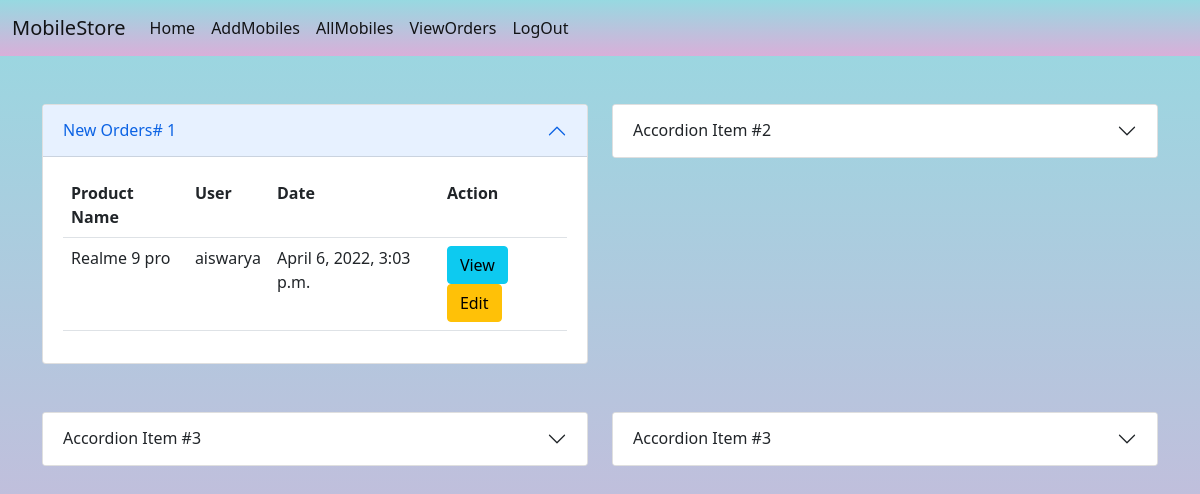
Page /owner/dashboard (signed in) on the committed database.
### customer/models.py (models this page shows)
class Orders(models.Model):
    product = models.ForeignKey(Mobiles, on_delete=models.CASCADE)
    user = models.ForeignKey(User, on_delete=models.CASCADE)
    address = models.CharField(max_length=120)
    qty = models.PositiveIntegerField(default=1)
    date = models.DateTimeField(auto_now_add=True, null=True)
    d_date = datetime.today()+timedelta(days=5)
    expected_delivery_date = models.DateField(default=d_date, null=True)
    options = (
        ("orderplaced", "orderplaced"),
        ("dispatched", "dispatched"),
        ("in_transmit", "in_transmit"),
        ("delivered", "delivered"),
        ("order_cancelled", "order_cancelled")
    )
    status = models.CharField(max_length=20, choices=options, default="orderplaced")

### owner/models.py (models this page shows, shortened)
class Mobiles(models.Model):
    mobile_name = models.CharField(max_length=120)
    price = models.PositiveIntegerField()
    image = models.ImageField(upload_to="images", null=True)
    RAM_ROM = models.CharField(max_length=120)
    processor = models.CharField(max_length=50)
    rear_camera = models.CharField(max_length=50)
    front_camera = models.CharField(max_length=50)
    battery = models.CharField(max_length=50, null=True)
    display = models.CharField(max_length=120)
    stock = models.PositiveIntegerField()

### owner/views.py (the view)
# urls.py: path("dashboard", views.DashBoardView.as_view(), name="dashboard"),
@method_decorator(admin_sign_in_required, name="dispatch")
class DashBoardView(TemplateView):
    template_name = "dashboard.html"
    def get(self, request, *args, **kwargs):
        new_orders = Orders.objects.filter(status="orderplaced")
        return render(request, self.template_name, {"new_orders": new_orders})

### owner/templates/dashboard.html (shortened to what this page needs)
{%extends 'base.html'%}
{%block body_block%}
<div class="row mt-5">
    <div class="col-6">
        <div class="accordion-item">
            <h2 class="accordion-header" id="headingOne">
                <button class="accordion-button" type="button" data-bs-toggle="collapse" data-bs-target="#collapseOne"
                        aria-expanded="true" aria-controls="collapseOne">
                   New Orders# {{new_orders|length}}
                </button>
            </h2>
            <div id="collapseOne" class="accordion-collapse collapse show" aria-labelledby="headingOne"
                 data-bs-parent="#accordionExample">
                <div class="accordion-body">
                   <table class="table">
                       <tr>
                           <th>Product Name</th>
                           <th>User</th>
                           <th>Date</th>
                           <th>Action</th>
                       </tr>
                       {%for order in new_orders%}
                       <tr>
                           <td>{{order.product.mobile_name}}</td>
                           <td>{{order.user}}</td>
                           <td>{{order.date}}</td>
                           <td>
                               <a href="{%url 'order_detail' order.id%}" class="btn btn-info">View</a>
                               <a href="{%url 'order_edit' order.id%}" class="btn btn-warning">Edit</a>
                           </td>
                       </tr>
                       {%endfor%}
                   </table>
                </div>
            </div>
        </div>
    </div>
    <div class="col-6">
        <div class="accordion-item">
            <h2 class="accordion-header" id="headingTwo">
                <button class="accordion-button collapsed" type="button" data-bs-toggle="collapse"
                        data-bs-target="#collapseTwo" aria-expanded="false" aria-controls="collapseTwo">
                    Accordion Item #2
                </button>
            </h2>
        </div>
    </div>
</div>
<div class="row mt-5">
    <div class="col-6">
        <div class="accordion-item">
            <h2 class="accordion-header" id="headingThree">
                <button class="accordion-button collapsed" type="button" data-bs-toggle="collapse"
                        data-bs-target="#collapseThree" aria-expanded="false" aria-controls="collapseThree">
                    Accordion Item #3
                </button>
            </h2>
        </div>
    </div>
    <div class="col-6">
        <div class="accordion-item">
            <h2 class="accordion-header" id="headingFour">
                <button class="accordion-button collapsed" type="button" data-bs-toggle="collapse"
                        data-bs-target="#collapseFour" aria-expanded="false" aria-controls="collapseFour">
                    Accordion Item #3
                </button>
            </h2>
        </div>
    </div>
</div>
{%endblock%}

### owner/static/css/style.css (style rules this page uses)
body { height: 100vh; background-repeat: no-repeat; background-color: #D9AFD9; background-image: linear-gradient(0deg, #D9AFD9 0%, #97D9E1 100%); }

### rows in the picture
Orders: product.mobile_name "Realme 9 pro", user "aiswarya", date "April 6, 2022, 3:03 p.m."

### other values in the picture
{{ new_orders|length }} "1"
